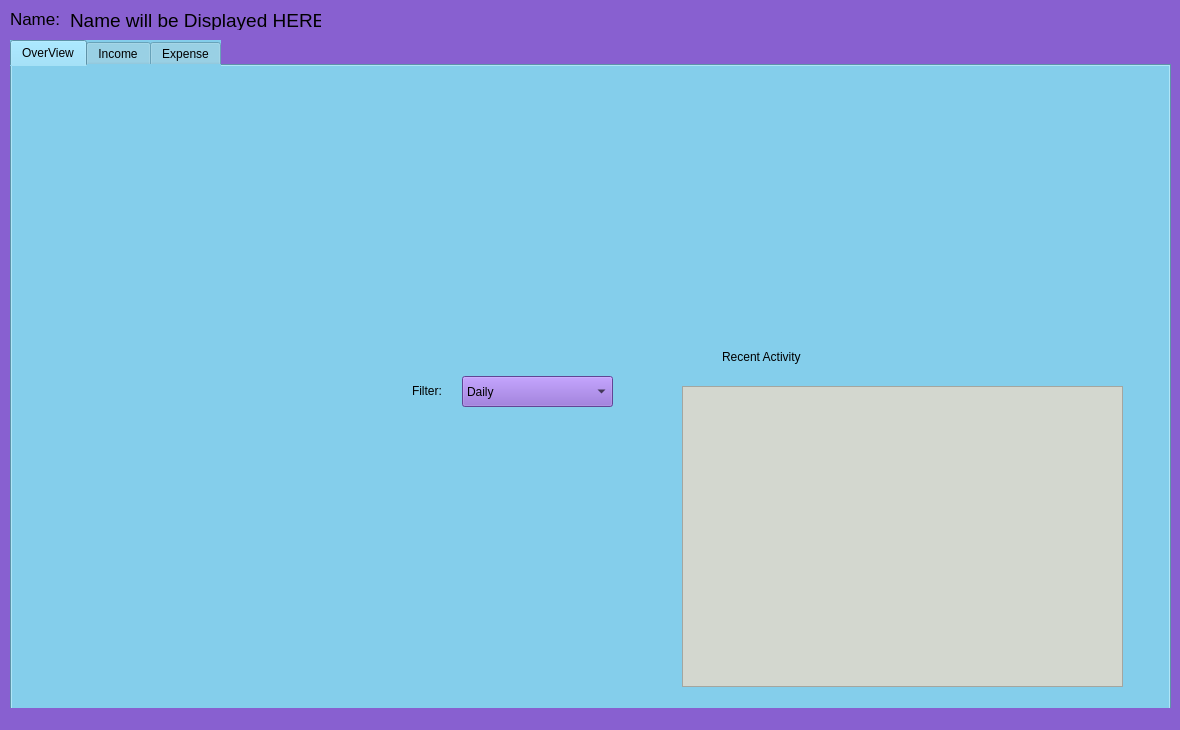
<?xml version="1.0" encoding="UTF-8"?>
<ui version="4.0">
 <class>MainWindow</class>
 <widget class="QMainWindow" name="MainWindow">
  <property name="geometry">
   <rect>
    <x>0</x>
    <y>0</y>
    <width>1180</width>
    <height>730</height>
   </rect>
  </property>
  <property name="windowTitle">
   <string>MainWindow</string>
  </property>
  <property name="toolTip">
   <string>&lt;html&gt;&lt;head/&gt;&lt;body&gt;&lt;p&gt;OverView&lt;/p&gt;&lt;/body&gt;&lt;/html&gt;</string>
  </property>
  <property name="styleSheet">
   <string notr="true">background-color: rgb(136, 96, 208);
selection-background-color: rgb(173, 127, 168);</string>
  </property>
  <widget class="QWidget" name="centralwidget">
   <widget class="QTabWidget" name="tabWidget">
    <property name="geometry">
     <rect>
      <x>10</x>
      <y>40</y>
      <width>1161</width>
      <height>671</height>
     </rect>
    </property>
    <property name="whatsThis">
     <string>&lt;html&gt;&lt;head/&gt;&lt;body&gt;&lt;p&gt;OverView&lt;/p&gt;&lt;/body&gt;&lt;/html&gt;</string>
    </property>
    <property name="styleSheet">
     <string notr="true">background-color: rgb(132, 206, 235);
selection-background-color: rgb(86, 128, 233);</string>
    </property>
    <property name="currentIndex">
     <number>0</number>
    </property>
    <widget class="QWidget" name="tab_1">
     <attribute name="title">
      <string>OverView</string>
     </attribute>
     <widget class="QComboBox" name="Filter_o">
      <property name="geometry">
       <rect>
        <x>450</x>
        <y>310</y>
        <width>151</width>
        <height>31</height>
       </rect>
      </property>
      <property name="styleSheet">
       <string notr="true">background-color: rgb(136, 96, 208);</string>
      </property>
      <item>
       <property name="text">
        <string>Daily</string>
       </property>
      </item>
      <item>
       <property name="text">
        <string>Monthly</string>
       </property>
      </item>
      <item>
       <property name="text">
        <string>Yearly</string>
       </property>
      </item>
     </widget>
     <widget class="QLabel" name="label">
      <property name="geometry">
       <rect>
        <x>400</x>
        <y>310</y>
        <width>41</width>
        <height>30</height>
       </rect>
      </property>
      <property name="text">
       <string>Filter:</string>
      </property>
     </widget>
     <widget class="QLabel" name="label_2">
      <property name="geometry">
       <rect>
        <x>710</x>
        <y>280</y>
        <width>111</width>
        <height>21</height>
       </rect>
      </property>
      <property name="text">
       <string>Recent Activity</string>
      </property>
     </widget>
     <widget class="QListView" name="RecentActivity_listview">
      <property name="geometry">
       <rect>
        <x>670</x>
        <y>320</y>
        <width>441</width>
        <height>301</height>
       </rect>
      </property>
      <property name="styleSheet">
       <string notr="true">
background-color: rgb(211, 215, 207);</string>
      </property>
     </widget>
    </widget>
    <widget class="QWidget" name="tab_2_income">
     <attribute name="title">
      <string>Income</string>
     </attribute>
     <widget class="QLabel" name="label_5">
      <property name="geometry">
       <rect>
        <x>50</x>
        <y>10</y>
        <width>181</width>
        <height>17</height>
       </rect>
      </property>
      <property name="text">
       <string>timewise income graph</string>
      </property>
     </widget>
     <widget class="QLabel" name="label_6">
      <property name="geometry">
       <rect>
        <x>420</x>
        <y>10</y>
        <width>191</width>
        <height>17</height>
       </rect>
      </property>
      <property name="text">
       <string>category wise time  graph</string>
      </property>
     </widget>
     <widget class="QComboBox" name="Filter_i">
      <property name="geometry">
       <rect>
        <x>600</x>
        <y>10</y>
        <width>181</width>
        <height>21</height>
       </rect>
      </property>
      <property name="styleSheet">
       <string notr="true">background-color: rgb(136, 96, 208);</string>
      </property>
      <item>
       <property name="text">
        <string>Business</string>
       </property>
      </item>
      <item>
       <property name="text">
        <string>job</string>
       </property>
      </item>
     </widget>
     <widget class="QLabel" name="label_7">
      <property name="geometry">
       <rect>
        <x>40</x>
        <y>340</y>
        <width>191</width>
        <height>21</height>
       </rect>
      </property>
      <property name="font">
       <font>
        <pointsize>16</pointsize>
       </font>
      </property>
      <property name="text">
       <string>Enter New Expense</string>
      </property>
     </widget>
     <widget class="QLabel" name="label_8">
      <property name="geometry">
       <rect>
        <x>20</x>
        <y>390</y>
        <width>101</width>
        <height>17</height>
       </rect>
      </property>
      <property name="text">
       <string>Income Type:</string>
      </property>
     </widget>
     <widget class="QComboBox" name="Filter_i_enter">
      <property name="geometry">
       <rect>
        <x>129</x>
        <y>390</y>
        <width>181</width>
        <height>21</height>
       </rect>
      </property>
      <property name="styleSheet">
       <string notr="true">background-color: rgb(136, 96, 208);</string>
      </property>
      <item>
       <property name="text">
        <string>Business</string>
       </property>
      </item>
      <item>
       <property name="text">
        <string>Job</string>
       </property>
      </item>
      <item>
       <property name="text">
        <string/>
       </property>
      </item>
     </widget>
     <widget class="QTextEdit" name="i_type_enter">
      <property name="geometry">
       <rect>
        <x>120</x>
        <y>430</y>
        <width>241</width>
        <height>31</height>
       </rect>
      </property>
      <property name="styleSheet">
       <string notr="true">background-color: rgb(238, 238, 236);</string>
      </property>
     </widget>
     <widget class="QLabel" name="label_9">
      <property name="geometry">
       <rect>
        <x>0</x>
        <y>430</y>
        <width>110</width>
        <height>20</height>
       </rect>
      </property>
      <property name="text">
       <string>or write ur own:</string>
      </property>
     </widget>
     <widget class="QLabel" name="label_10">
      <property name="geometry">
       <rect>
        <x>10</x>
        <y>500</y>
        <width>111</width>
        <height>20</height>
       </rect>
      </property>
      <property name="text">
       <string>Enter Amount:</string>
      </property>
     </widget>
     <widget class="QTextEdit" name="i_amount">
      <property name="geometry">
       <rect>
        <x>120</x>
        <y>490</y>
        <width>241</width>
        <height>51</height>
       </rect>
      </property>
      <property name="styleSheet">
       <string notr="true">background-color: rgb(238, 238, 236);</string>
      </property>
     </widget>
     <widget class="QPushButton" name="enter_i">
      <property name="geometry">
       <rect>
        <x>960</x>
        <y>580</y>
        <width>131</width>
        <height>41</height>
       </rect>
      </property>
      <property name="text">
       <string>Enter</string>
      </property>
     </widget>
     <widget class="QCalendarWidget" name="calendarWidget_i">
      <property name="geometry">
       <rect>
        <x>400</x>
        <y>370</y>
        <width>456</width>
        <height>171</height>
       </rect>
      </property>
      <property name="styleSheet">
       <string notr="true">border-color: rgb(136, 138, 133);
background-color: rgb(233, 128, 116);</string>
      </property>
     </widget>
     <widget class="QTextEdit" name="desc_i">
      <property name="geometry">
       <rect>
        <x>920</x>
        <y>400</y>
        <width>191</width>
        <height>131</height>
       </rect>
      </property>
      <property name="styleSheet">
       <string notr="true">background-color: rgb(238, 238, 236);</string>
      </property>
     </widget>
     <widget class="QLabel" name="label_17">
      <property name="geometry">
       <rect>
        <x>920</x>
        <y>370</y>
        <width>101</width>
        <height>17</height>
       </rect>
      </property>
      <property name="text">
       <string>Description:</string>
      </property>
     </widget>
    </widget>
    <widget class="QWidget" name="tab_3_expense">
     <attribute name="title">
      <string>Expense</string>
     </attribute>
     <widget class="QLabel" name="label_11">
      <property name="geometry">
       <rect>
        <x>30</x>
        <y>10</y>
        <width>151</width>
        <height>17</height>
       </rect>
      </property>
      <property name="text">
       <string>all expense graph</string>
      </property>
     </widget>
     <widget class="QLabel" name="label_12">
      <property name="geometry">
       <rect>
        <x>410</x>
        <y>20</y>
        <width>191</width>
        <height>17</height>
       </rect>
      </property>
      <property name="text">
       <string>category wise time  graph</string>
      </property>
     </widget>
     <widget class="QComboBox" name="Filter_e_type">
      <property name="geometry">
       <rect>
        <x>600</x>
        <y>20</y>
        <width>181</width>
        <height>21</height>
       </rect>
      </property>
      <property name="styleSheet">
       <string notr="true">background-color: rgb(136, 96, 208);</string>
      </property>
      <item>
       <property name="text">
        <string>food</string>
       </property>
      </item>
      <item>
       <property name="text">
        <string>Travel</string>
       </property>
      </item>
      <item>
       <property name="text">
        <string>Education</string>
       </property>
      </item>
      <item>
       <property name="text">
        <string>Investment</string>
       </property>
      </item>
     </widget>
     <widget class="QLabel" name="label_13">
      <property name="geometry">
       <rect>
        <x>30</x>
        <y>360</y>
        <width>191</width>
        <height>21</height>
       </rect>
      </property>
      <property name="font">
       <font>
        <pointsize>16</pointsize>
       </font>
      </property>
      <property name="text">
       <string>Enter New Income </string>
      </property>
     </widget>
     <widget class="QLabel" name="label_14">
      <property name="geometry">
       <rect>
        <x>10</x>
        <y>410</y>
        <width>101</width>
        <height>17</height>
       </rect>
      </property>
      <property name="text">
       <string>Income Type:</string>
      </property>
     </widget>
     <widget class="QComboBox" name="Filter_type_eneter_e">
      <property name="geometry">
       <rect>
        <x>110</x>
        <y>410</y>
        <width>181</width>
        <height>21</height>
       </rect>
      </property>
      <property name="styleSheet">
       <string notr="true">background-color: rgb(136, 96, 208);</string>
      </property>
      <item>
       <property name="text">
        <string>food</string>
       </property>
      </item>
      <item>
       <property name="text">
        <string>Travel</string>
       </property>
      </item>
      <item>
       <property name="text">
        <string>Education</string>
       </property>
      </item>
      <item>
       <property name="text">
        <string>Investment</string>
       </property>
      </item>
     </widget>
     <widget class="QLabel" name="label_15">
      <property name="geometry">
       <rect>
        <x>0</x>
        <y>460</y>
        <width>111</width>
        <height>20</height>
       </rect>
      </property>
      <property name="text">
       <string>or write ur own:</string>
      </property>
     </widget>
     <widget class="QTextEdit" name="type_e_enetr">
      <property name="geometry">
       <rect>
        <x>120</x>
        <y>460</y>
        <width>240</width>
        <height>31</height>
       </rect>
      </property>
      <property name="styleSheet">
       <string notr="true">background-color: rgb(238, 238, 236);</string>
      </property>
     </widget>
     <widget class="QLabel" name="label_16">
      <property name="geometry">
       <rect>
        <x>10</x>
        <y>520</y>
        <width>111</width>
        <height>20</height>
       </rect>
      </property>
      <property name="text">
       <string>Enter Amount:</string>
      </property>
     </widget>
     <widget class="QTextEdit" name="amount_e">
      <property name="geometry">
       <rect>
        <x>120</x>
        <y>510</y>
        <width>241</width>
        <height>51</height>
       </rect>
      </property>
      <property name="styleSheet">
       <string notr="true">background-color: rgb(238, 238, 236);</string>
      </property>
     </widget>
     <widget class="QPushButton" name="enetr_e">
      <property name="geometry">
       <rect>
        <x>940</x>
        <y>580</y>
        <width>131</width>
        <height>41</height>
       </rect>
      </property>
      <property name="text">
       <string>Enter</string>
      </property>
     </widget>
     <widget class="QCalendarWidget" name="calendarWidget_e">
      <property name="geometry">
       <rect>
        <x>390</x>
        <y>390</y>
        <width>456</width>
        <height>171</height>
       </rect>
      </property>
      <property name="styleSheet">
       <string notr="true">border-color: rgb(136, 138, 133);
background-color: rgb(233, 128, 116);</string>
      </property>
     </widget>
     <widget class="QLabel" name="label_18">
      <property name="geometry">
       <rect>
        <x>890</x>
        <y>390</y>
        <width>101</width>
        <height>17</height>
       </rect>
      </property>
      <property name="text">
       <string>Description:</string>
      </property>
     </widget>
     <widget class="QTextEdit" name="desc_e">
      <property name="geometry">
       <rect>
        <x>890</x>
        <y>420</y>
        <width>191</width>
        <height>131</height>
       </rect>
      </property>
      <property name="styleSheet">
       <string notr="true">background-color: rgb(238, 238, 236);</string>
      </property>
     </widget>
    </widget>
   </widget>
   <widget class="QLabel" name="label_3">
    <property name="geometry">
     <rect>
      <x>10</x>
      <y>10</y>
      <width>51</width>
      <height>17</height>
     </rect>
    </property>
    <property name="font">
     <font>
      <pointsize>13</pointsize>
     </font>
    </property>
    <property name="text">
     <string>Name:</string>
    </property>
   </widget>
   <widget class="QLabel" name="name_label">
    <property name="geometry">
     <rect>
      <x>70</x>
      <y>10</y>
      <width>251</width>
      <height>20</height>
     </rect>
    </property>
    <property name="font">
     <font>
      <pointsize>14</pointsize>
     </font>
    </property>
    <property name="text">
     <string>Name will be Displayed HERE</string>
    </property>
   </widget>
  </widget>
  <widget class="QStatusBar" name="statusbar"/>
 </widget>
 <tabstops>
  <tabstop>tabWidget</tabstop>
  <tabstop>Filter_o</tabstop>
  <tabstop>RecentActivity_listview</tabstop>
 </tabstops>
 <resources/>
 <connections/>
</ui>
